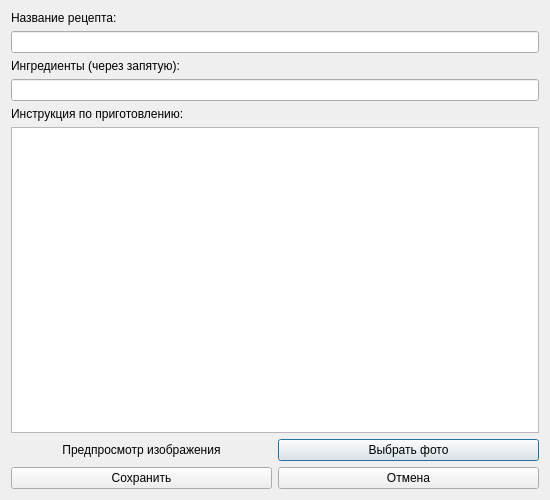
<?xml version="1.0" encoding="UTF-8"?>
<ui version="4.0">
 <class>NewRecipeDialog</class>
 <widget class="QDialog" name="NewRecipeDialog">
  <property name="windowModality">
   <enum>Qt::WindowModal</enum>
  </property>
  <property name="geometry">
   <rect>
    <x>0</x>
    <y>0</y>
    <width>550</width>
    <height>500</height>
   </rect>
  </property>
  <property name="windowTitle">
   <string>Добавить рецепт</string>
  </property>
  <layout class="QVBoxLayout" name="verticalLayout">
   <item>
    <widget class="QLabel" name="label">
     <property name="text">
      <string>Название рецепта:</string>
     </property>
    </widget>
   </item>
   <item>
    <widget class="QLineEdit" name="lineEdit_name"/>
   </item>
   <item>
    <widget class="QLabel" name="label_2">
     <property name="text">
      <string>Ингредиенты (через запятую):</string>
     </property>
    </widget>
   </item>
   <item>
    <widget class="QLineEdit" name="lineEdit_ingredients"/>
   </item>
   <item>
    <widget class="QLabel" name="label_3">
     <property name="text">
      <string>Инструкция по приготовлению:</string>
     </property>
    </widget>
   </item>
   <item>
    <widget class="QTextEdit" name="textEdit_instructions"/>
   </item>
   <item>
    <layout class="QHBoxLayout" name="horizontalLayout">
     <item>
      <widget class="QLabel" name="label_preview">
       <property name="text">
        <string>Предпросмотр изображения</string>
       </property>
       <property name="scaledContents">
        <bool>true</bool>
       </property>
       <property name="alignment">
        <set>Qt::AlignCenter</set>
       </property>
      </widget>
     </item>
     <item>
      <widget class="QPushButton" name="btn_browse">
       <property name="text">
        <string>Выбрать фото</string>
       </property>
      </widget>
     </item>
    </layout>
   </item>
   <item>
    <layout class="QHBoxLayout" name="horizontalLayout_2">
     <item>
      <widget class="QPushButton" name="btn_save">
       <property name="text">
        <string>Сохранить</string>
       </property>
      </widget>
     </item>
     <item>
      <widget class="QPushButton" name="btn_cancel">
       <property name="text">
        <string>Отмена</string>
       </property>
      </widget>
     </item>
    </layout>
   </item>
  </layout>
 </widget>
 <resources/>
 <connections/>
</ui>
